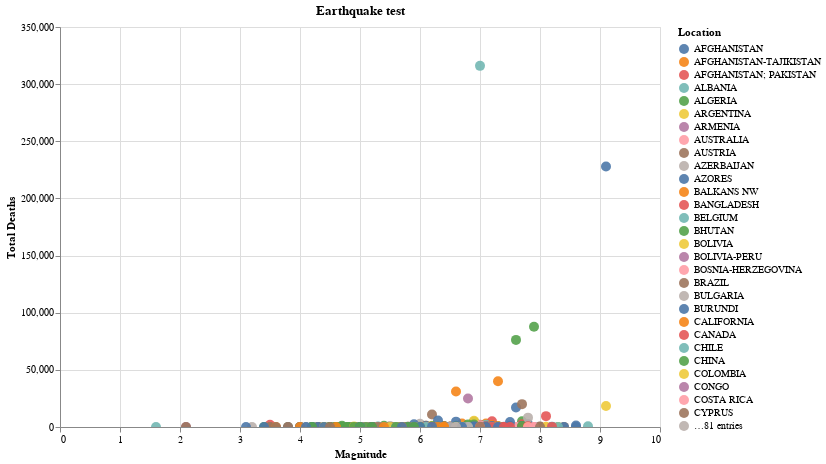

Notebook code for this chart:
### Markdown cell above
I can't see all of the entries, the location variable has 81 entries; too many to understand, I can't really see what is going on with all of the dots at the bottom, but I do see that there are some outliers with high magnitudes and very high death counts. 

Next Lets add a Tooltip and interactivity so we can identify some of the points. We might also want to make them smaller since there are so many.

### Code cell
alt.Chart(data_h2).mark_circle(filled=True, 
                                size=100, 
                                opacity=0.9, 
                                color='tableau20').encode(
    x=alt.X('Mag', title='Magnitude'),
    y=alt.Y('Total Deaths', title='Total Deaths'),
    color=alt.Color('Location', legend=alt.Legend(title='Location')),
    tooltip=['Location', 'Mag', 'Total Deaths']
).configure_axis(
    tickCount=10
).properties(
    title='Earthquake test',
    width=600,
    height=400
).interactive()

### Figure 1 — Vega-Lite specification as saved in the notebook (floating-point values rounded to 4 significant figures; data arrays with more than 128 entries replaced by an {"elided": "..."} marker saying what was removed)
{"config": {"view": {"continuousWidth": 400, "continuousHeight": 300}, "axis": {"tickCount": 10}}, "data": {"name": "data-59f83cd71c80ea99c812452036aa3c46"}, "mark": {"type": "circle", "color": "tableau20", "filled": true, "opacity": 0.9, "size": 100}, "encoding": {"color": {"type": "nominal", "field": "Location", "legend": {"title": "Location"}}, "tooltip": [{"type": "nominal", "field": "Location"}, {"type": "quantitative", "field": "Mag"}, {"type": "quantitative", "field": "Total Deaths"}], "x": {"type": "quantitative", "field": "Mag", "title": "Magnitude"}, "y": {"type": "quantitative", "field": "Total Deaths", "title": "Total Deaths"}}, "height": 400, "selection": {"selector007": {"type": "interval", "bind": "scales", "encodings": ["x", "y"]}}, "title": "Earthquake test", "width": 600, "$schema": "https://vega.github.io/schema/vega-lite/v4.8.1.json", "datasets": {"data-59f83cd71c80ea99c812452036aa3c46": {"elided": "812 records"}}}
